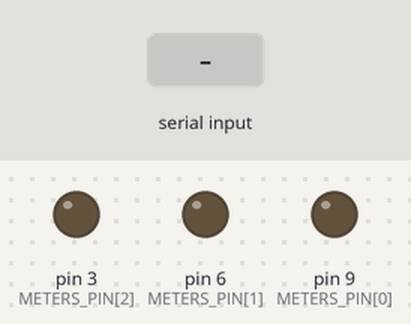
Bench run of a sketch on a simulated Arduino Uno, built with avr-gcc and run on an emulated ATmega328P. On the bench: output pins drawn as LEDs (lit = HIGH). Inputs (shaded band) come from the test bench.

Above: at 3.8 s.
3.9 s: "C90\n" received over Serial
At 5.05 s:
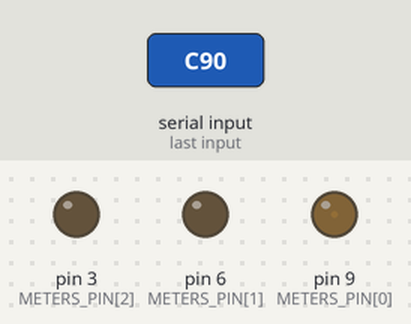
6.9 s: "M90\n" received over Serial
At 8.05 s:
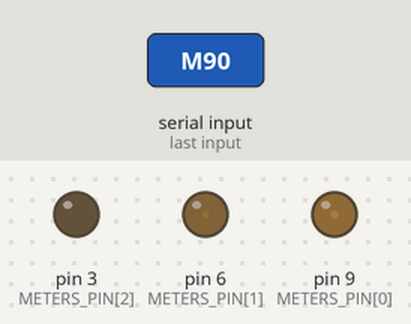
9.9 s: "M,45\n" received over Serial
12.9 s: "T90\n" received over Serial
At 13.95 s:
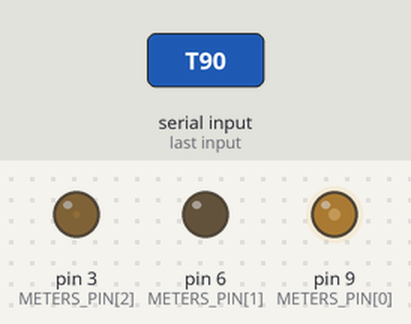
15.9 s: "C,45\n" received over Serial
At 18.8 s:
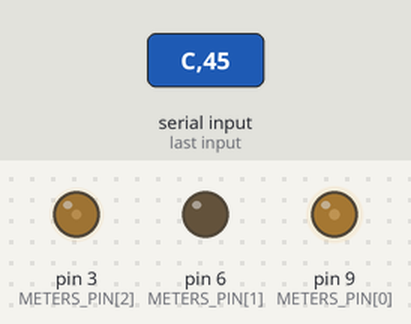
18.9 s: "90,45\n" received over Serial
Timing chart, 0 to 27.4 s (numbered marks = the images above; inputs shaded):
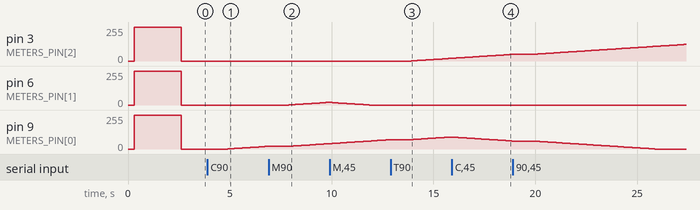

Measured:
- after the input at 3.9 s, pin 9 (METERS_PIN[0]): moves from 0/255 to 20/255 over 1.9 s, starting after 1.0 s
- after the input at 6.9 s, pin 6 (METERS_PIN[1]): moves from 0/255 to 20/255 over 1.9 s, starting after 1.0 s
- after the input at 12.9 s, pin 3 (METERS_PIN[2]): moves from 0/255 to 20/255 over 1.9 s, starting after 1.0 s

The sketch:

panel_meters.ino
```cpp
/*
    Analog Panel Meters For Arduino & PC
    HackaDay.io page:

    https://hackaday.io/project/10629-pc-analog-panel-meters-w-arduino

    Based on :
    Drives PC Meter device.
    http://www.lungstruck.com/projects/pc-meter

    Uses this fork for stats serial data:
    https://github.com/cody82/open-hardware-monitor

*/

int DEBUG_METER = 0;//1+ = serial write meter # pos//0 = off //can use arduino serial monitor to send eg C45 = CPU 45%

int METERS_POS[] = {0, 0, 0};//current meter positin//0-255
int METERS_DATA[] = {0, 0, 0};//current meter reading//0-100
int METERS_PIN[] = {9, 6, 3};//meter arduino pins//pwm pins

int NUM_METERS = 3;

int UPDATE_EVERY = 100;//increment meter pos ever ms. - longer = slower smoother movements

const long SERIAL_TIMEOUT = 10000;  //How long to wait until serial "times out"

//Variables
unsigned long lastSerialRecd = 0;     //Time last serial recd
unsigned long lastUpdate = 0;//last meter change

void setup()
{
 Serial.begin(9600);


    for(int i = 0; i < NUM_METERS; i++){
      pinMode(METERS_PIN[i], OUTPUT);
      METERS_DATA[i] = 100;
    }

  for(int i = 0; i <= 510; i++){
    if(i == 255){memset(METERS_DATA, 0, sizeof(METERS_DATA));delay(2000);}
    updateMeters();
    delay(1);
  }

 //Give meter some time to start receiving data
 lastSerialRecd = millis();
}


void loop()
{
  char buffer[5];                //buffer

  while (Serial.available() > 0)
  {
   Serial.readBytesUntil('\r', buffer, 5);

   switch (buffer[0])
   {
    case 'C':
     METERS_DATA[0] = min(atoi(&buffer[1]), 100);
     break;
    case 'M':
     //Memory
     METERS_DATA[1] = min(atoi(&buffer[1]), 100);
     break;
    case 'T':
     //Temp
     int temp = min(atoi(&buffer[1]), 100);
     METERS_DATA[2] = map(temp,40,70,0,100);//scale temperature to percentage
     break;
   }

   //Reset for next measurement
   memset(buffer, ' ', 5);

   //Update last serial received
   lastSerialRecd = millis();
  }


  if (millis() - lastSerialRecd > SERIAL_TIMEOUT)memset(METERS_DATA, 0, sizeof(METERS_DATA));

  if(millis() - lastUpdate > UPDATE_EVERY)updateMeters();

}


//Set Meter position and LED color.
void updateMeters()
{

  for(int i = 0; i < NUM_METERS; i++){

      int pwm = map(METERS_DATA[i], 0, 100, 0, 255);//convert % to pwm

      if(pwm != METERS_POS[i]){

          if(pwm > METERS_POS[i])METERS_POS[i]++;
          else METERS_POS[i]--;

          //Set meter
          analogWrite(METERS_PIN[i], METERS_POS[i]);

          if(DEBUG_METER && i == (DEBUG_METER-1))Serial.println(METERS_POS[i]);//debug select meter

      }
  }

  lastUpdate = millis();
}
```
